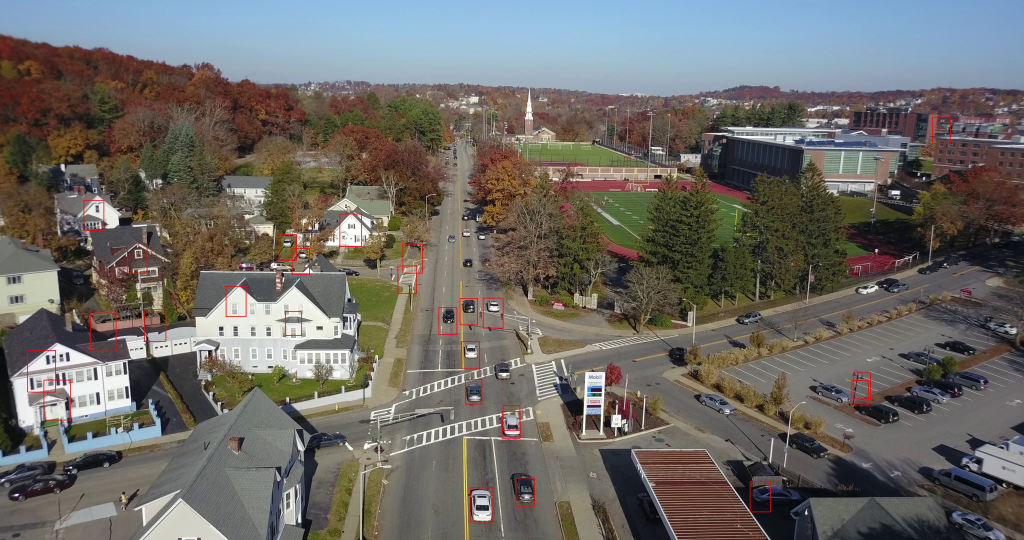
#> input picture HOG+SVM/Vehicle.jpg, 4096 x 2160 px (shown at 1/4 size); its folder holds only this picture in this run
$ python -i image_processing.py   (imports and definitions only)
#> lines starting #> are read from the running program, lines starting #| are printed output that depends on the picture
#> further down, picture is the input picture: shape (2160, 4096, 3); mean B, G, R 102.2, 106.8, 108.9
# encoding: utf-8
# author: Lidian Lin
# email: lldlld0574@gmail.com
# file: image_preprocessing.py
# time: 2020/11/20 15:31
# desc: resize images
import cv2
import os


# [45 lines left out: function resize, not called in this run]


def resize_v2(img):
    """
    img add border constant and resize
    :param img:
    :return:
    """
    sp = img.shape
#> sp = (2160, 4096, 3)
    h = sp[0]
#> h = 2160
    w = sp[1]
#> w = 4096
    ratio = w / h
#> ratio = 1.9
    if ratio < 0.5:
        new_width = int(h*ratio/2)*2
        new_height = 128
        img = cv2.resize(img, (new_width, new_height))
        img = cv2.copyMakeBorder(img, 0, 0, int(32-new_width/2), int(32-new_width/2), cv2.BORDER_CONSTANT, value=[0, 0, 0])
    else:
        new_width = 64
        new_height = int(64/ratio/2)*2
#> new_height = 32
        img = cv2.resize(img, (new_width, new_height))
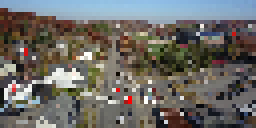
#> img: shape (32, 64, 3) (shown 4 times larger); mean of channels 0, 1, 2 101.5, 105.9, 107.9; drawn as B, G, R
        img = cv2.copyMakeBorder(img, int(64-new_height/2), int(64-new_height/2), 0, 0, cv2.BORDER_CONSTANT, value=[0, 0, 0])
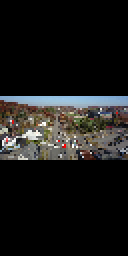
#> img: shape (128, 64, 3) (shown 2 times larger); mean of channels 0, 1, 2 25.4, 26.5, 27; drawn as B, G, R
    return img


# [29 lines left out: functions resize_force, pipeline, not called in this run]


# [2 lines not run here, left out]

>>> import cv2
>>> picture = cv2.imread('Vehicle.jpg')
>>> result = resize_v2(picture)
